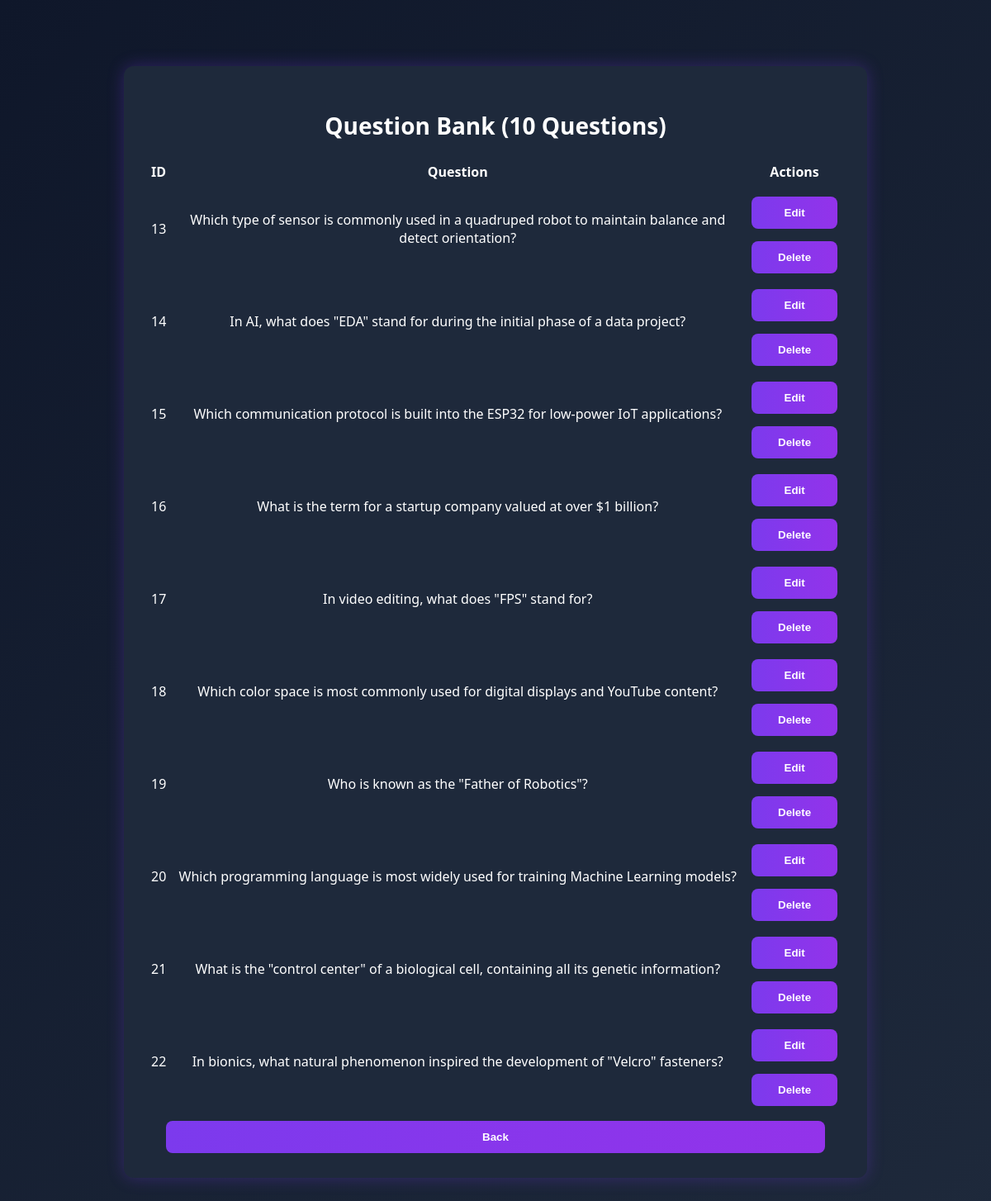
Page /admin/questions (signed in) on the committed database.
### tables this page shows
CREATE TABLE questions (
        id INTEGER PRIMARY KEY AUTOINCREMENT,
        question TEXT,
        option1 TEXT,
        option2 TEXT,
        option3 TEXT,
        option4 TEXT,
        answer TEXT
    );

### app.py (the view)
@app.route("/admin/questions")
def view_questions():
    if not session.get("admin"):
        return redirect("/login")
    conn=sqlite3.connect(DB_PATH)
    questions=conn.execute("SELECT * FROM questions").fetchall()
    conn.close()
    return render_template("manage_questions.html", questions=questions)

### templates/manage_questions.html (shortened to what this page needs)
<!DOCTYPE html>
<html>
<head>
<link rel="stylesheet" href="{{ url_for('static', filename='style.css') }}">
</head>
<body>
<div class="container" style="width:900px;">
<h2>Question Bank ({{ questions|length }} Questions)</h2>
<table style="width:100%;">
<tr>
<th>ID</th><th>Question</th><th>Actions</th>
</tr>
{% for q in questions %}
<tr>
<td>{{ q[0] }}</td>
<td>{{ q[1] }}</td>
<td>
<a href="/edit_question/{{q[0]}}"><button>Edit</button></a>
<a href="/delete_question/{{q[0]}}"><button>Delete</button></a>
</td>
</tr>
{% endfor %}
</table>
<a href="/admin"><button>Back</button></a>
</div>
</body>
</html>

### static/style.css (style rules this page uses)
* { box-sizing: border-box; }
body { margin: 0; padding: 0; font-family: 'Segoe UI', sans-serif; background: linear-gradient(135deg, #0f172a, #1e293b); color: white; }
.container { width: 420px; margin: 80px auto; padding: 30px; background: #1e293b; border-radius: 12px; box-shadow: 0px 0px 20px rgba(124, 58, 237, 0.3); text-align: center; }
h2 { font-size: 28px; }
button { width: 95%; padding: 12px; margin-top: 15px; border-radius: 8px; border: none; background: linear-gradient(90deg,#7c3aed,#9333ea); color: white; font-weight: bold; cursor: pointer; transition: 0.3s; }

### rows in the picture
questions: id "13", question "Which type of sensor is commonly used in a quadruped robot to maintain balance and detect orientation?"
questions: id "14", question "In AI, what does \"EDA\" stand for during the initial phase of a data project?"
questions: id "15", question "Which communication protocol is built into the ESP32 for low-power IoT applications?"
questions: id "16", question "What is the term for a startup company valued at over $1 billion?"
questions: id "17", question "In video editing, what does \"FPS\" stand for?"
questions: id "18", question "Which color space is most commonly used for digital displays and YouTube content?"
questions: id "19", question "Who is known as the \"Father of Robotics\"?"
questions: id "20", question "Which programming language is most widely used for training Machine Learning models?"
questions: id "21", question "What is the \"control center\" of a biological cell, containing all its genetic information?"
questions: id "22", question "In bionics, what natural phenomenon inspired the development of \"Velcro\" fasteners?"

### other values in the picture
{{ questions|length }} "10"
